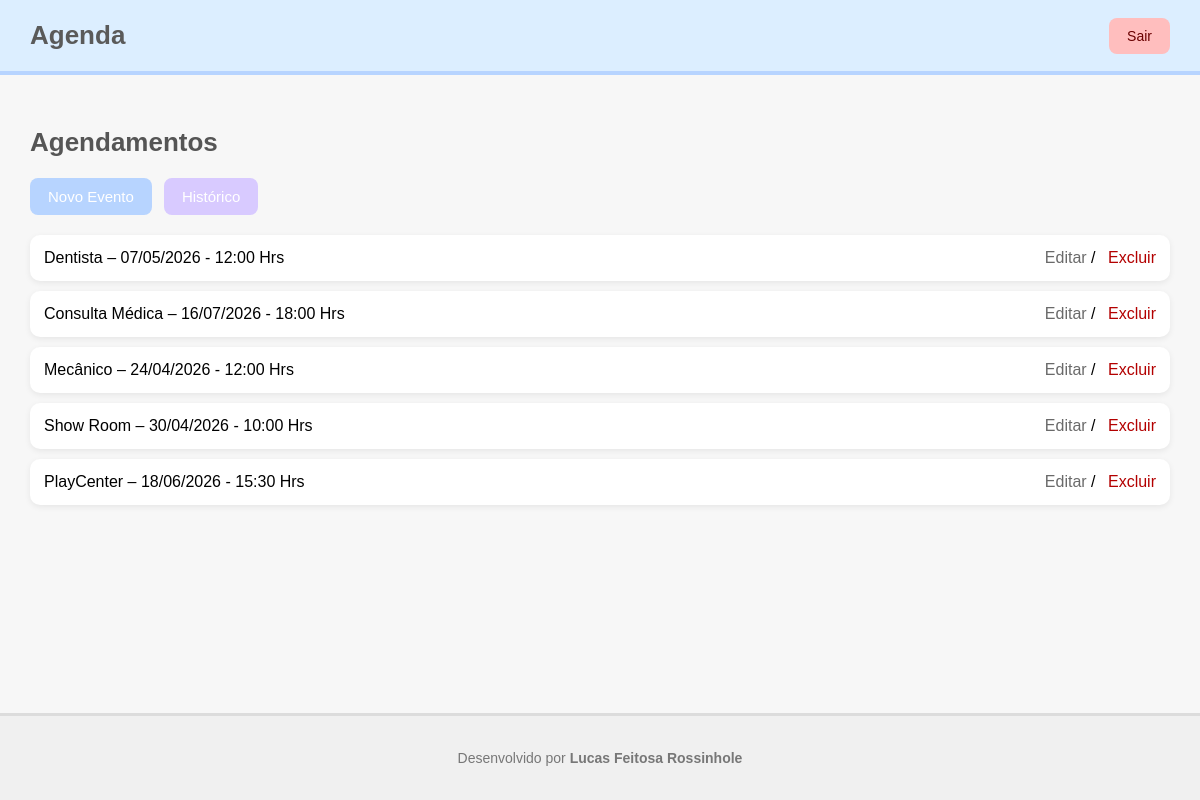
The app's page /agenda/ (signed in) with its own data.
### core/models.py (models this page shows, shortened)
class Evento(models.Model): # Aula 02
    titulo = models.CharField(max_length=100)
    descricao = models.TextField(blank=True, null=True)
    data_evento = models.DateTimeField(verbose_name='Data do Evento')
    data_criacao = models.DateTimeField(auto_now=True)
    local = models.CharField(max_length=100, blank=True, null=True)
    usuario = models.ForeignKey(User, on_delete=models.CASCADE)
    class Meta:
        db_table = 'evento'
    def get_data_evento(self):
        return self.data_evento.strftime('%d/%m/%Y - %H:%M Hrs')
    def get_evento_atrasado(self):
        if self.data_evento < datetime.now():
            return True
        else:
            return False
    def get_evento_vencendo(self):
        if self.data_evento < datetime.now() + timedelta(hours=1):
            return True
        else:
            return False

### core/views.py (the view)
# urls.py: path('agenda/', views.lista_eventos),
@login_required(login_url='/login/') # Aula 04: quando ele não encontrar o usuário logado, ele vai redirecionar para a página de login
def lista_eventos(request): # Aula 03: Obtendo todos os eventos do banco de dados
    usuario = request.user # Aula 03: Obtendo o usuário logado
    data_atual = datetime.now() - timedelta(hours=1) # Aula 05: Obtendo a data atual e subtraindo 1 hora para incluir eventos que venceram faz 1 hora
    lista_eventos = Evento.objects.filter(usuario=usuario,
                                        data_evento__gt=data_atual) # gt = greater than, ou seja, eventos com data maior que a data atual, ou seja, eventos futuros
    dados = {'eventos': lista_eventos}
    return render(request, 'agenda.html', dados)

### templates/agenda.html (shortened to what this page needs)
{% extends "model-page.html" %}
{% block content %}
<h2 class="page-title">Agendamentos</h2>
<div class="actions-row">
    <a href="evento/" class="btn pastel-blue">Novo Evento</a>
    <a href="historico/" class="btn pastel-purple">Histórico</a>
</div>
<ul class="event-list">
    {% for evento in eventos %}
    <li class="event-item
    ">
        <span>{{ evento.titulo }} – {{ evento.get_data_evento }}</span>
        <span class="event-actions">
            <a href="evento/?id={{ evento.id }}" class="link-edit">Editar</a>
            <span>/</span>
            <a href="evento/delete/{{ evento.id }}/" class="link-delete">Excluir</a>
        </span>
    </li>
    {% endfor %}
</ul>
{% endblock %}

### static/css/style.css (style rules this page uses)
body { margin: 0; padding: 0; font-family: "Poppins", sans-serif; background: #f7f7f7; }
.page-body { margin: 0; min-height: 100vh; display: flex; flex-direction: column; }
.page-title { font-size: 26px; margin-bottom: 20px; color: #555; }
.btn { display: inline-block; padding: 10px 18px; border-radius: 8px; font-size: 15px; text-decoration: none; color: #fff; transition: 0.2s; }
.pastel-blue { background: #b7d4ff; }
.pastel-purple { background: #d8caff; }
.actions-row { display: flex; gap: 12px; margin-bottom: 20px; }
.event-list { list-style: none; padding: 0; margin-top: 20px; }
.event-item { background: #ffffff; padding: 14px; margin-bottom: 10px; border-radius: 10px; box-shadow: 0 2px 6px rgba(0,0,0,0.07); display: flex; justify-content: space-between; align-items: center; }
.event-actions a { text-decoration: none; margin-left: 8px; }
.link-edit { color: #6a6a6a; }
.link-delete { color: #b30000; }

### records on screen
Evento: titulo "Dentista", get_data_evento "07/05/2026 - 12:00 Hrs"
Evento: titulo "Consulta Médica", get_data_evento "16/07/2026 - 18:00 Hrs"
Evento: titulo "Mecânico", get_data_evento "24/04/2026 - 12:00 Hrs"
Evento: titulo "Show Room", get_data_evento "30/04/2026 - 10:00 Hrs"
Evento: titulo "PlayCenter", get_data_evento "18/06/2026 - 15:30 Hrs"
